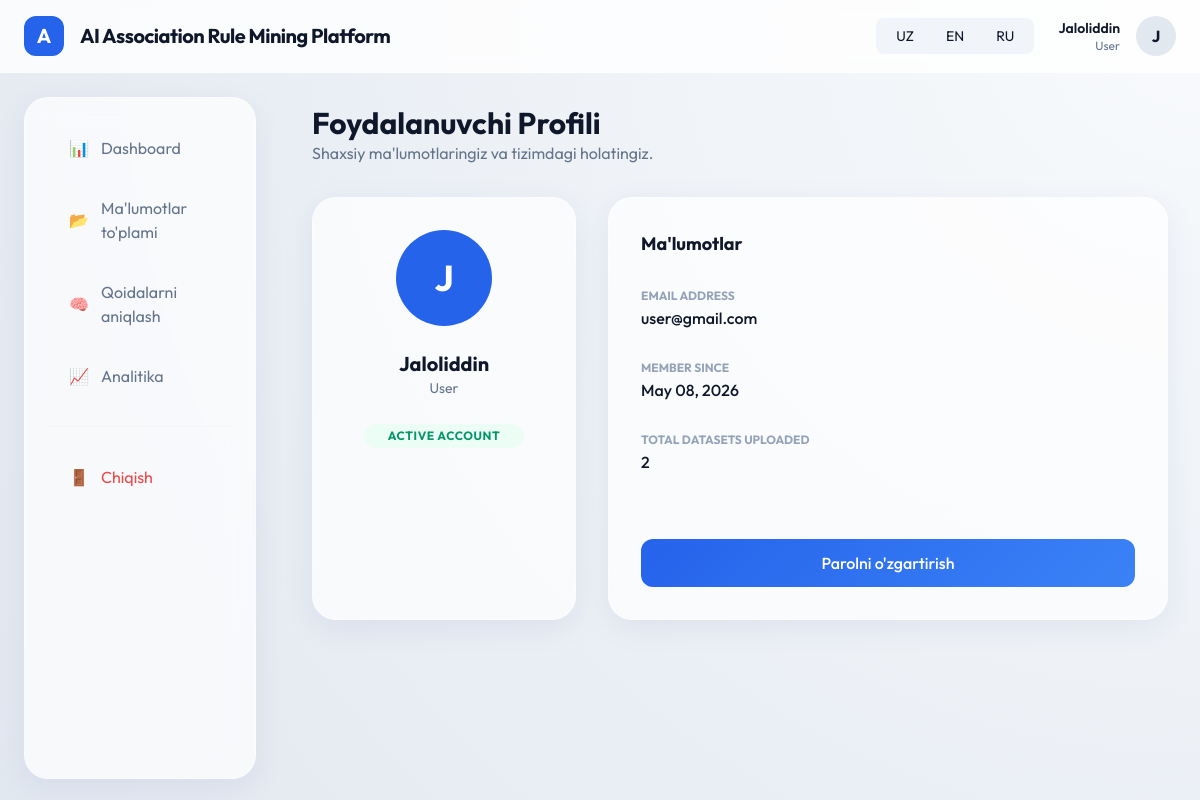
Screenshot of /auth/profile (signed in) with the database file from the repository.
### models/user.py (models this page shows, shortened)
class User(db.Model, UserMixin):
    id = db.Column(db.Integer, primary_key=True)
    username = db.Column(db.String(50), unique=True, nullable=False)
    email = db.Column(db.String(120), unique=True, nullable=False)
    password_hash = db.Column(db.String(128), nullable=False)
    role = db.Column(db.String(20), default='User') # Admin, Researcher, User
    is_active = db.Column(db.Boolean, default=True)
    created_at = db.Column(db.DateTime, default=datetime.utcnow)
    datasets = db.relationship('Dataset', backref='owner', lazy=True, cascade="all, delete-orphan")

### app/auth/routes.py (the view)
@auth_bp.route('/profile')
@login_required
def profile():
    return render_template('auth/profile.html')

### models/user.py (called while the page is built)
@login_manager.user_loader
def load_user(user_id):
    from app import db
    return db.session.get(User, int(user_id))

### app/templates/auth/profile.html
{% extends "base.html" %}
{% block content %}
<div class="animate-fade-in max-w-4xl mx-auto">
    <header class="mb-8">
        <h1 class="text-3xl font-bold text-slate-900">Foydalanuvchi Profili</h1>
        <p class="text-slate-500">Shaxsiy ma'lumotlaringiz va tizimdagi holatingiz.</p>
    </header>
    <div class="grid grid-cols-1 md:grid-cols-3 gap-8">
        <div class="glass-card p-8 text-center">
            <div class="w-24 h-24 bg-blue-600 text-white rounded-full flex items-center justify-center text-4xl font-bold mx-auto mb-4">
                {{ current_user.username[0] | upper }}
            </div>
            <h3 class="text-xl font-bold text-slate-900">{{ current_user.username }}</h3>
            <p class="text-sm text-slate-500 mb-6">{{ current_user.role }}</p>
            <div class="inline-block px-4 py-1 bg-emerald-50 text-emerald-600 rounded-full text-xs font-bold uppercase tracking-wider">Active Account</div>
        </div>
        <div class="md:col-span-2 glass-card p-8">
            <h4 class="text-lg font-bold text-slate-900 mb-6">Ma'lumotlar</h4>
            <div class="space-y-6">
                <div>
                    <label class="text-xs font-bold text-slate-400 uppercase">Email Address</label>
                    <div class="text-slate-900 font-medium">{{ current_user.email }}</div>
                </div>
                <div>
                    <label class="text-xs font-bold text-slate-400 uppercase">Member Since</label>
                    <div class="text-slate-900 font-medium">{{ current_user.created_at.strftime('%B %d, %Y') }}</div>
                </div>
                <div>
                    <label class="text-xs font-bold text-slate-400 uppercase">Total Datasets Uploaded</label>
                    <div class="text-slate-900 font-medium">{{ current_user.datasets|length }}</div>
                </div>
            </div>
            <hr class="my-8 border-slate-100">
            <button class="btn-primary-custom w-full">Parolni o'zgartirish</button>
        </div>
    </div>
</div>
{% endblock %}

### app/templates/base.html (shortened to what this page needs)
<!DOCTYPE html>
<html lang="{{ session.get('lang', 'uz') }}">
<head>
    <script src="https://cdn.tailwindcss.com"></script>
    <link href="https://cdn.jsdelivr.net/npm/bootstrap@5.3.0/dist/css/bootstrap.min.css" rel="stylesheet">
</head>
<body>
    <nav class="nav-glass px-6 py-3 flex justify-between items-center">
        <div class="flex items-center gap-3">
            <div class="w-10 h-10 bg-blue-600 rounded-xl flex items-center justify-center text-white font-bold text-xl">
                A
            </div>
            <span class="text-xl font-bold tracking-tight">{{ g.translations.get('app_name') }}</span>
        </div>
        <div class="flex items-center gap-6">
            <div class="flex bg-slate-100 p-1 rounded-lg">
                <a href="/set_lang/uz" class="px-3 py-1 text-sm rounded-md {{ 'bg-white shadow-sm' if session.get('lang') == 'uz' else '' }}">UZ</a>
                <a href="/set_lang/en" class="px-3 py-1 text-sm rounded-md {{ 'bg-white shadow-sm' if session.get('lang') == 'en' else '' }}">EN</a>
                <a href="/set_lang/ru" class="px-3 py-1 text-sm rounded-md {{ 'bg-white shadow-sm' if session.get('lang') == 'ru' else '' }}">RU</a>
            </div>
            {% if current_user.is_authenticated %}
                <a href="{{ url_for('auth.profile') }}" class="flex items-center gap-3 no-underline text-inherit hover:opacity-80 transition-opacity">
                    <div class="text-right">
                        <div class="text-sm font-semibold">{{ current_user.username }}</div>
                        <div class="text-xs text-slate-500">{{ current_user.role }}</div>
                    </div>
                    <div class="w-10 h-10 bg-slate-200 rounded-full flex items-center justify-center font-bold">
                        {{ current_user.username[0] | upper }}
                    </div>
                </a>
            {% else %}
                <a href="{{ url_for('auth.login') }}" class="btn-primary-custom">{{ g.translations.get('login') }}</a>
            {% endif %}
        </div>
    </nav>
    <div class="flex">
        {% if current_user.is_authenticated %}
        <aside class="sidebar">
            <div class="glass-card h-full p-4">
                <nav>
                    <a href="{{ url_for('dashboard.home') }}" class="nav-link-custom {{ 'active' if request.endpoint == 'dashboard.home' else '' }}">
                        <span class="mr-3">📊</span> {{ g.translations.get('dashboard') }}
                    </a>
                    <a href="{{ url_for('dataset.list_datasets') }}" class="nav-link-custom {{ 'active' if request.endpoint and 'dataset' in request.endpoint else '' }}">
                        <span class="mr-3">📂</span> {{ g.translations.get('datasets') }}
                    </a>
                    <a href="{{ url_for('apriori.mine') }}" class="nav-link-custom {{ 'active' if request.endpoint and 'apriori' in request.endpoint else '' }}">
                        <span class="mr-3">🧠</span> {{ g.translations.get('rule_mining') }}
                    </a>
                    <a href="{{ url_for('analytics.index') }}" class="nav-link-custom {{ 'active' if request.endpoint == 'analytics.index' else '' }}">
                        <span class="mr-3">📈</span> {{ g.translations.get('analytics') }}
                    </a>
                    <hr class="my-4 border-slate-200">
                    <a href="{{ url_for('auth.logout') }}" class="nav-link-custom text-red-500 hover:bg-red-50">
                        <span class="mr-3">🚪</span> {{ g.translations.get('logout') }}
                    </a>
                </nav>
            </div>
        </aside>
        <main class="main-content w-full">
            {% block content %}{% endblock %}
        </main>
        {% else %}
        <main class="w-full">
            {% block auth_content %}{% endblock %}
        </main>
        {% endif %}
    </div>
</body>
</html>

### app/templates/base.html (style rules this page uses)
:root { --primary: #2563EB; --secondary: #0F172A; --accent: #38BDF8; --glass-bg: rgba(255, 255, 255, 0.7); --glass-border: rgba(255, 255, 255, 0.3); }
body { font-family: 'Outfit', sans-serif; background: radial-gradient(circle at top right, #f8fafc, #e2e8f0); min-height: 100vh; color: var(--secondary); }
.glass-card { background: var(--glass-bg); backdrop-filter: blur(12px); -webkit-backdrop-filter: blur(12px); border: 1px solid var(--glass-border); border-radius: 1.5rem; box-shadow: 0 8px 32px 0 rgba(31, 38, 135, 0.07); }
.nav-glass { background: rgba(255, 255, 255, 0.8); backdrop-filter: blur(10px); border-bottom: 1px solid var(--glass-border); position: sticky; top: 0; z-index: 1000; }
.btn-primary-custom { background: linear-gradient(135deg, #2563EB 0%, #3B82F6 100%); border: none; color: white; padding: 0.75rem 1.5rem; border-radius: 0.75rem; font-weight: 500; transition: all 0.3s ease; }
.sidebar { width: 280px; height: calc(100vh - 70px); position: fixed; left: 0; padding: 1.5rem; }
.main-content { margin-left: 280px; padding: 2rem; }
.nav-link-custom { display: flex; align-items: center; padding: 0.875rem 1.25rem; border-radius: 0.75rem; color: #64748b; text-decoration: none; transition: all 0.2s ease; margin-bottom: 0.5rem; }
.animate-fade-in { animation: fadeIn 0.5s ease-out forwards; }

### rows the page displays
User: username "Jaloliddin", role "User", username "J", email "user@gmail.com", created_at "May 08, 2026"

### other values shown
{{ g.translations.get('app_name') }} "AI Association Rule Mining Platform"
{{ g.translations.get('dashboard') }} "Dashboard"
{{ g.translations.get('datasets') }} "Ma'lumotlar to'plami"
{{ g.translations.get('rule_mining') }} "Qoidalarni aniqlash"
{{ g.translations.get('analytics') }} "Analitika"
{{ g.translations.get('logout') }} "Chiqish"
{{ current_user.datasets|length }} "2"
